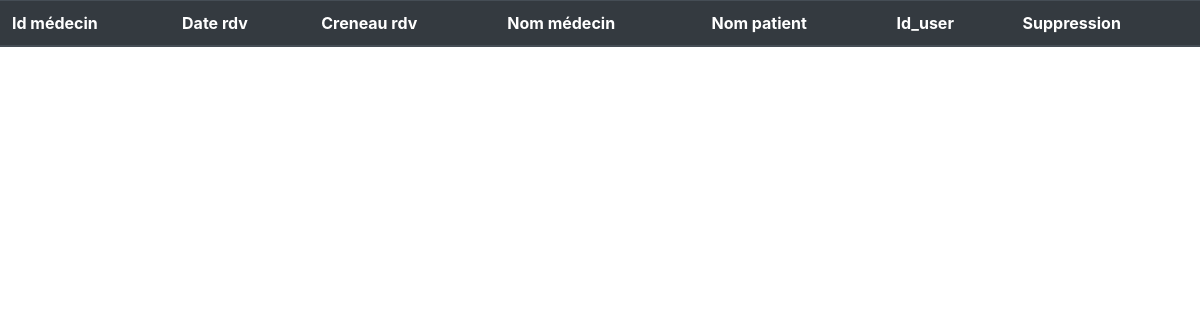
The page /traitement/traitement_vue_donnee_rdv.php on the database as committed earlier.
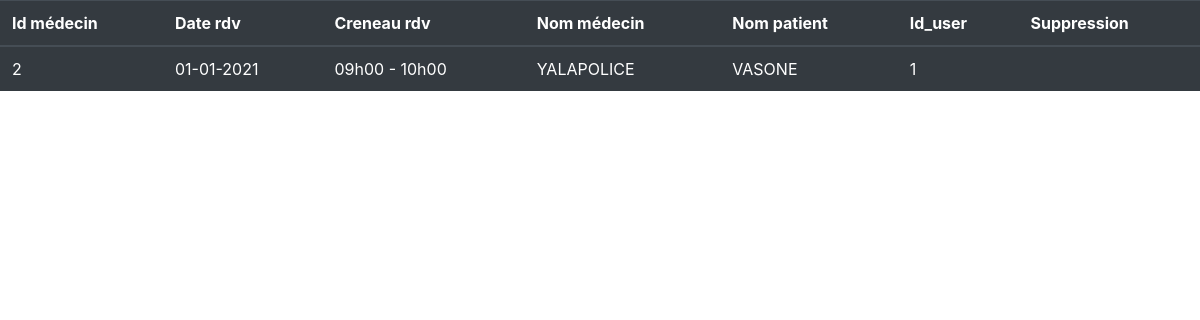
The same page on the database as committed later.
### tables this page shows
CREATE TABLE IF NOT EXISTS `rdv` (
  `id` int(11) NOT NULL AUTO_INCREMENT,
  `nom_medecin` varchar(255) NOT NULL,
  `id_user` int(11) NOT NULL,
  `id_medecin` int(11) NOT NULL,
  `date_rdv` varchar(255) NOT NULL,
  `creneau_rdv` varchar(255) NOT NULL,
  `nom_patient` varchar(255) NOT NULL,
  PRIMARY KEY (`id`)
);

### traitement/traitement_vue_donnee_rdv.php (the view, shortened to what this page needs)
<link rel="stylesheet" href="https://cdn.jsdelivr.net/npm/bootstrap@4.5.3/dist/css/bootstrap.min.css">
<?php
$manager = new Manager();
$db = $manager->connexion_bd();
$medecin = "SELECT id_medecin,date_rdv,creneau_rdv,nom_medecin,nom_patient,id_user from rdv";
$request = $db->query($medecin);
$tab_connect = $request->fetchall();
 ?>
 <table class="table table-dark">
   <thead>
     <tr>
       <th scope="col">Id médecin</th>
       <th scope="col">Date rdv</th>
        <th scope="col">Creneau rdv</th>
        <th scope="col">Nom médecin</th>
        <th scope="col">Nom patient </th>
        <th scope="col">Id_user</th>
       <th scope="col">Suppression</th>
     </tr>
   </thead>
   <tbody>
      <?php for ($i=0; $i < count($tab_connect); $i++) {?>
<tr>
      <?php  foreach (array_unique($tab_connect[$i]) as $key => $value) {
        ?>
          <td class='bg bg-dark'><?php echo $value; ?></td>
  <?php  } ?>
</tr>
   <?php
      }
    ?>
   </tbody>
 </table>

Rows that differ between the two databases and show on the page:
added rdv: id_medecin "2", date_rdv "01-01-2021", creneau_rdv "09h00 - 10h00", nom_medecin "YALAPOLICE", nom_patient "VASONE", id_user "1"
